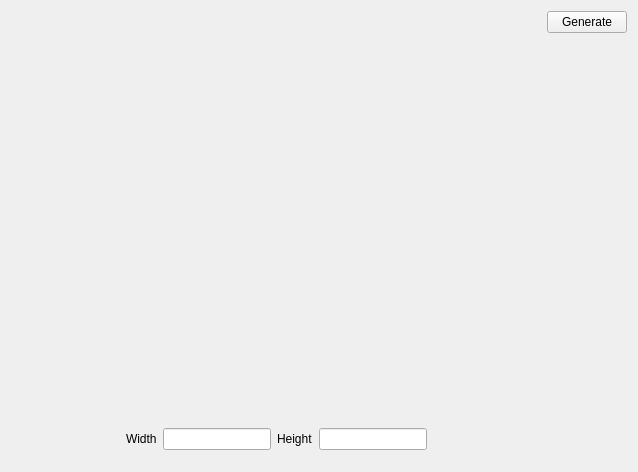
<?xml version="1.0" encoding="UTF-8"?>
<ui version="4.0">
 <class>MainWindow</class>
 <widget class="QMainWindow" name="MainWindow">
  <property name="geometry">
   <rect>
    <x>0</x>
    <y>0</y>
    <width>638</width>
    <height>472</height>
   </rect>
  </property>
  <property name="windowTitle">
   <string>MainWindow</string>
  </property>
  <widget class="QWidget" name="centralWidget">
   <layout class="QHBoxLayout" name="horizontalLayout_2">
    <item>
     <layout class="QHBoxLayout" name="horizontalLayout">
      <item>
       <layout class="QVBoxLayout" name="verticalLayout">
        <item>
         <widget class="QWidget" name="graphicsBox" native="true">
          <property name="sizePolicy">
           <sizepolicy hsizetype="Expanding" vsizetype="Expanding">
            <horstretch>0</horstretch>
            <verstretch>0</verstretch>
           </sizepolicy>
          </property>
          <layout class="QVBoxLayout" name="verticalLayout_3">
           <property name="spacing">
            <number>0</number>
           </property>
           <property name="leftMargin">
            <number>0</number>
           </property>
           <property name="topMargin">
            <number>0</number>
           </property>
           <property name="rightMargin">
            <number>0</number>
           </property>
           <property name="bottomMargin">
            <number>0</number>
           </property>
          </layout>
         </widget>
        </item>
        <item>
         <widget class="QWidget" name="widget" native="true">
          <layout class="QHBoxLayout" name="horizontalLayout_3">
           <item>
            <spacer name="horizontalSpacer">
             <property name="orientation">
              <enum>Qt::Horizontal</enum>
             </property>
             <property name="sizeHint" stdset="0">
              <size>
               <width>40</width>
               <height>20</height>
              </size>
             </property>
            </spacer>
           </item>
           <item>
            <widget class="QLabel" name="label">
             <property name="text">
              <string>Width</string>
             </property>
            </widget>
           </item>
           <item>
            <widget class="QLineEdit" name="inputWidth"/>
           </item>
           <item>
            <widget class="QLabel" name="label_2">
             <property name="text">
              <string>Height</string>
             </property>
            </widget>
           </item>
           <item>
            <widget class="QLineEdit" name="inputHeight"/>
           </item>
           <item>
            <spacer name="horizontalSpacer_2">
             <property name="orientation">
              <enum>Qt::Horizontal</enum>
             </property>
             <property name="sizeHint" stdset="0">
              <size>
               <width>40</width>
               <height>20</height>
              </size>
             </property>
            </spacer>
           </item>
          </layout>
         </widget>
        </item>
       </layout>
      </item>
      <item>
       <layout class="QVBoxLayout" name="verticalLayout_2">
        <item>
         <widget class="QPushButton" name="btnGenerate">
          <property name="text">
           <string>Generate</string>
          </property>
         </widget>
        </item>
        <item>
         <spacer name="verticalSpacer">
          <property name="orientation">
           <enum>Qt::Vertical</enum>
          </property>
          <property name="sizeHint" stdset="0">
           <size>
            <width>20</width>
            <height>40</height>
           </size>
          </property>
         </spacer>
        </item>
       </layout>
      </item>
     </layout>
    </item>
   </layout>
  </widget>
 </widget>
 <layoutdefault spacing="6" margin="11"/>
 <resources/>
 <connections/>
</ui>
